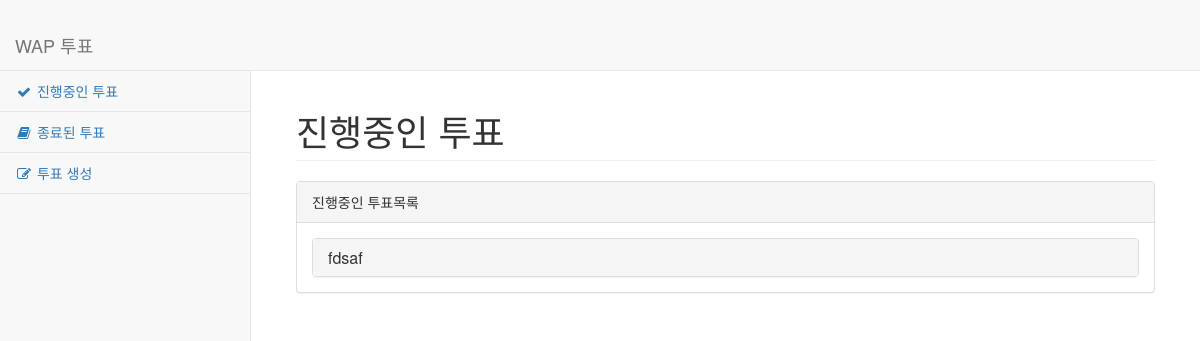
The page /onsurvey/ on the database as committed earlier.
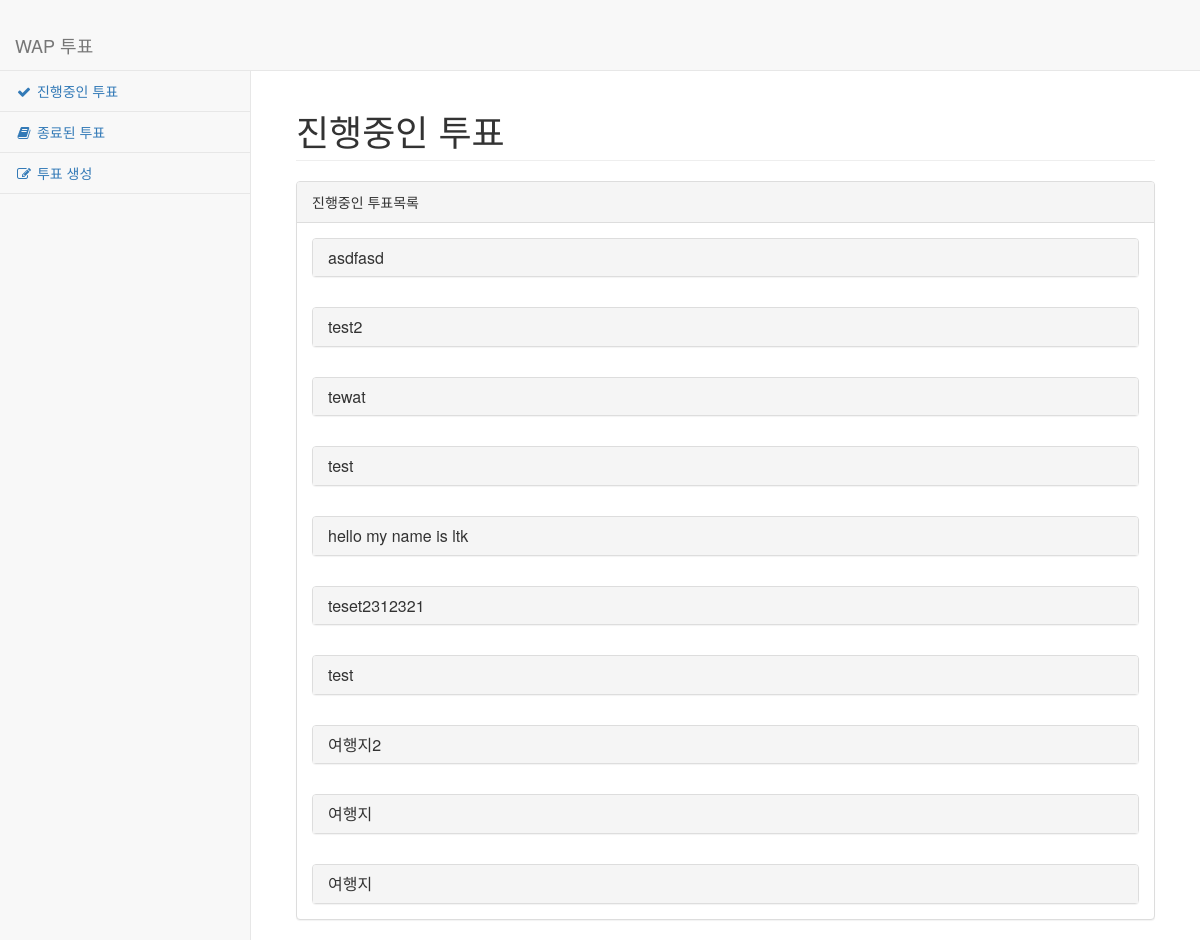
The same page on the database as committed later.
### WapChatbot/models.py (models this page shows, shortened)
class Question(models.Model):
    question_subject = models.CharField(max_length=300) # 투표 제목
    question_make_name = models.CharField(max_length=100) # 투표 생성자 이름
    question_info = models.CharField(max_length=600) # 투표 설명
    question_flag = models.BooleanField() # 투표 종료 여부
    question_overlap = models.BooleanField() # 투표 중복 여부
    question_pub_date = models.DateTimeField('date published') # 투표 생성일

### WapChatbot/views.py (the view)
# urls.py: path('onsurvey/', views.onsurvey, name='onsurvey'),
def onsurvey(request):
    question_list = Question.objects.order_by('-question_pub_date')
    show_question_list = []
    for question in question_list:
        if question.question_flag is False and len(show_question_list) < 10:
            show_question_list.append(question)
    context = {'question_list':show_question_list}
    return render(request, 'onsurvey.html',context)

### templates/onsurvey.html (shortened to what this page needs)
﻿<!DOCTYPE html>
<html lang="ko">
<head>
    <link href="../static/vendor/bootstrap/css/bootstrap.min.css" rel="stylesheet">
    <link href="/static/vendor/bootstrap/css/awesome-bootstrap-checkbox.css" rel="stylesheet">
    <link href="/static/vendor/metisMenu/metisMenu.min.css" rel="stylesheet">
    <link href="/static/dist/css/sb-admin-2.css" rel="stylesheet">
    <link href="/static/vendor/font-awesome/css/font-awesome.min.css" rel="stylesheet" type="text/css">
</head>
<body>
    {% extends "nav.html" %}
    {% block content %}
    <div id="page-wrapper">
        <div class="container-fluid">
            <div class="row">
                <div class="col-lg-12">
                    <h1 class="page-header">진행중인 투표</h1>
                    <div class="panel panel-default">
                        <div class="panel-heading">
                            진행중인 투표목록
                        </div>
                        {% for question in question_list %}
                            <div class="panel-body" style="margin-bottom: 0;">
                                <div class="panel-group" id="group{{ question.id }}" style="margin-bottom: 0;">
                                    {% if not question.question_overlap %}
                                        <div class="panel panel-default">
                                            <div class="panel-heading">
                                                <h4 class="panel-title">
                                                    <a data-toggle="collapse" data-parent="#{{ question.id }}" href="#collapse{{ question.id }}">{{ question.question_subject }}</a>
                                                </h4>
                                            </div>
                                        </div>
                                    {% else %}
                                        <div class="panel panel-default">
                                            <div class="panel-heading">
                                                <h4 class="panel-title">
                                                    <a data-toggle="collapse" data-parent="#{{ question.id }}" href="#collapse{{ question.id }}">{{ question.question_subject }}</a>
                                                </h4>
                                            </div>
                                        </div>
                                    {% endif %}
                                </div>
                            </div>
                        {%  endfor %}
                    </div>
                </div>
            </div>
        </div>
    </div>
    {% endblock %}

### templates/nav.html (shortened to what this page needs)
﻿<!DOCTYPE html>
<html lang="ko">
<head>
    <link href="/static/vendor/bootstrap/css/bootstrap.min.css" rel="stylesheet">
    <link href="/static/vendor/bootstrap/css/awesome-bootstrap-checkbox.css" rel="stylesheet">
    <link href="/static/vendor/metisMenu/metisMenu.min.css" rel="stylesheet">
    <link href="/static/dist/css/sb-admin-2.css" rel="stylesheet">
    <link href="/static/vendor/font-awesome/css/font-awesome.min.css" rel="stylesheet" type="text/css">
</head>
<body>
    <nav class="navbar navbar-default navbar-static-top" role="navigation" style="margin-bottom: 0">
        <div class="navbar-header">
            <a class="navbar-brand" href="/">WAP 투표</a>
        </div>
        <div class="navbar-default sidebar" role="navigation">
            <div class="sidebar-nav navbar-collapse">
                <ul class="nav" id="side-menu">
                    <li>
                        <a href="/onsurvey"><i class="fa fa-check fa-fw"></i> 진행중인 투표</a>
                    </li>
                    <li>
                        <a href="/endsurvey"><i class="fa fa-book fa-fw"></i> 종료된 투표</a>
                    </li>
                    <li>
                        <a href="/makesurvey"><i class="fa fa-edit fa-fw"></i> 투표 생성</a>
                    </li>
                </ul>
            </div>
        </div>
    </nav>
    {% block content %}{% endblock %}
</body>
</html>

Rows that differ between the two databases and show on the page:
no longer on this page (row unchanged): Question: question_subject "fdsaf"
added Question: question_subject "asdfasd"
added Question: question_subject "test2"
added Question: question_subject "tewat"
added Question: question_subject "test"
added Question: question_subject "hello my name is ltk"
added Question: question_subject "teset2312321"
added Question: question_subject "test"
added Question: question_subject "여행지2"
added Question: question_subject "여행지"
added Question: question_subject "여행지"
